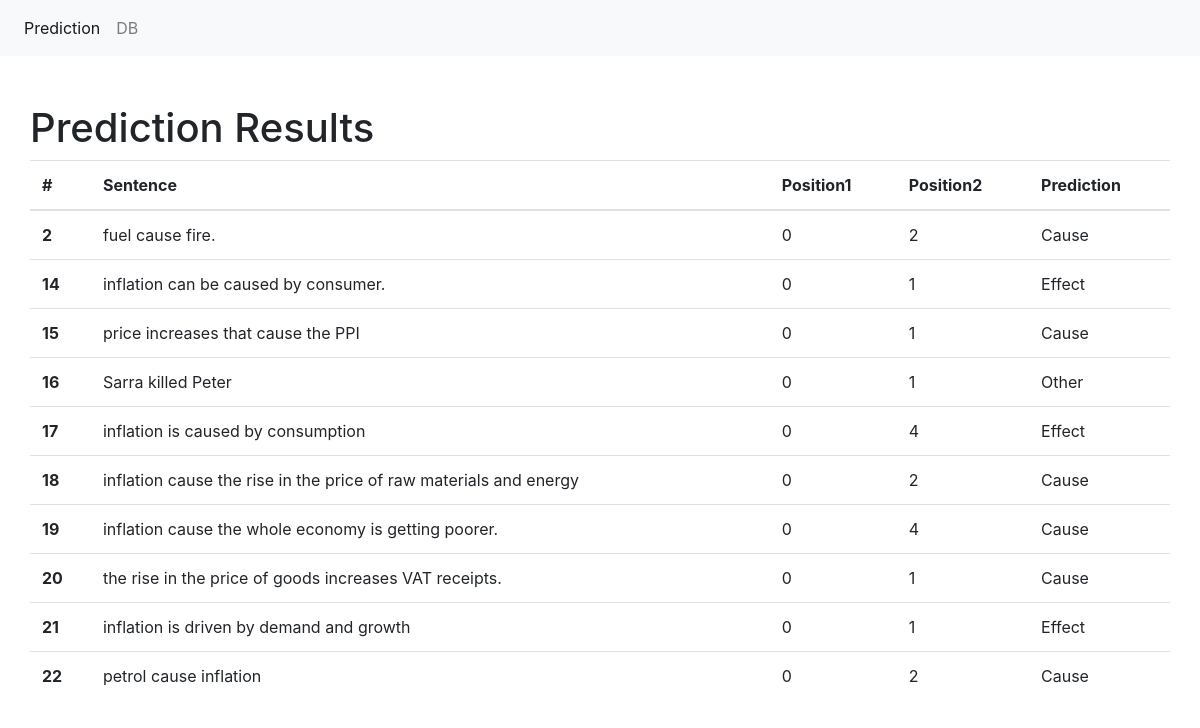
The app's page /results/ with its own data.
### predict/models.py (models this page shows, shortened)
class PredResults(models.Model):
    sentence = models.CharField(max_length=100)
    position1 = models.IntegerField()
    position2 = models.IntegerField()
    classification = models.CharField(max_length=30)

### predict/views.py (the view)
# urls.py: path('results/', views.view_results, name='results'),
def view_results(request):
    data = {"dataset": PredResults.objects.all()}
    return render(request, "results.html", data)

### predict/templates/results.html
{% extends "base.html" %}
{% block main %}
    <div class="container pt-5">
        <div class="row">
        <h1>Prediction Results</h1>
            <table class="table">
                <thead>
                <tr>
                <th scope="col">#</th>
                <th scope="col">Sentence</th>
                <th scope="col">Position1</th>
                <th scope="col">Position2</th>
                <th scope="col">Prediction</th>
                </tr>
                </thead>
                <tbody>
                {% for data in dataset %}
                    <tr>
                    <th scope="row">{{ data.id }}</th>
                    <td>{{ data.sentence }}</td>
                    <td>{{ data.position1 }}</td>
                    <td>{{ data.position2 }}</td>
                    <td>{{ data.classification }}</td>
                    </tr>
                {% endfor %}
                </tbody>
            </table>
        </div>
    </div>
{% endblock %}

### predict/templates/base.html (shortened to what this page needs)
<!doctype html>
<html lang="en">
    <head>
    <link rel="stylesheet" href="https://stackpath.bootstrapcdn.com/bootstrap/4.4.1/css/bootstrap.min.css">
    </head>
    <body>
    <nav class="navbar navbar-expand-lg navbar-light bg-light">
        <div class="collapse navbar-collapse" id="navbarSupportedContent">
            <ul class="navbar-nav mr-auto">
                <li class="nav-item active">
                    <a class="nav-link" href="/">Prediction <span class="sr-only">(current)</span></a>
                </li>
                <li class="nav-item">
                    <a class="nav-link" href="/results">DB</a>
                </li>
            </ul>
        </div>
    </nav>
    {% block main %}
    {% endblock %}
    </body>
</html>

### records on screen
PredResults: id "2", sentence "fuel cause fire.", position1 "0", position2 "2", classification "Cause"
PredResults: id "14", sentence "inflation can be caused by consumer.", position1 "0", position2 "1", classification "Effect"
PredResults: id "15", sentence "price increases that cause the PPI", position1 "0", position2 "1", classification "Cause"
PredResults: id "16", sentence "Sarra killed Peter", position1 "0", position2 "1", classification "Other"
PredResults: id "17", sentence "inflation is caused by consumption", position1 "0", position2 "4", classification "Effect"
PredResults: id "18", sentence "inflation cause the rise in the price of raw materials and energy", position1 "0", position2 "2", classification "Cause"
PredResults: id "19", sentence "inflation cause the whole economy is getting poorer.", position1 "0", position2 "4", classification "Cause"
PredResults: id "20", sentence "the rise in the price of goods increases VAT receipts.", position1 "0", position2 "1", classification "Cause"
PredResults: id "21", sentence "inflation is driven by demand and growth", position1 "0", position2 "1", classification "Effect"
PredResults: id "22", sentence "petrol cause inflation", position1 "0", position2 "2", classification "Cause"
